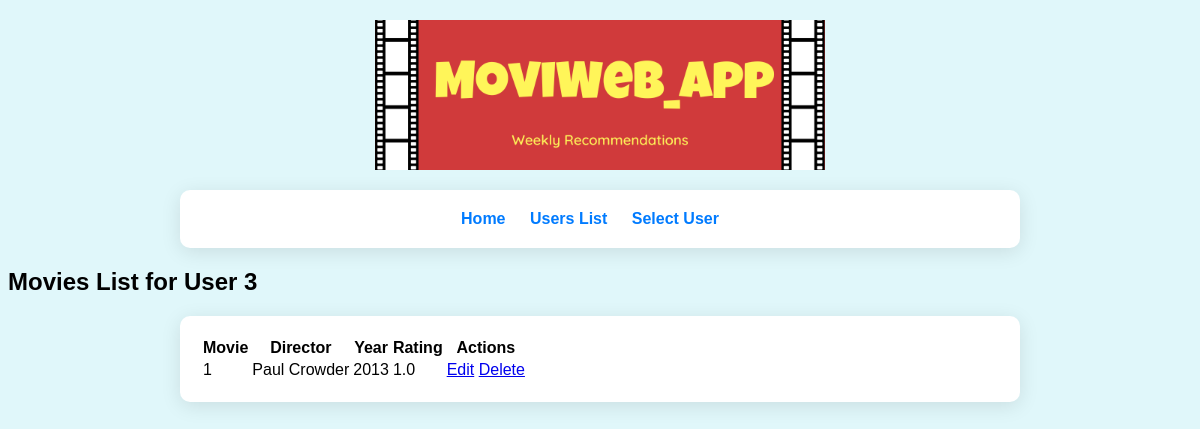
The page /user/3/movies on the database its author committed.
### modelsDB.py (models this page shows)
class Movie(db.Model):
    id = db.Column(db.Integer, primary_key=True)
    name = db.Column(db.String(100), nullable=False)
    director = db.Column(db.String(100), nullable=False)
    year = db.Column(db.Integer, nullable=False)
    rating = db.Column(db.Float, nullable=False)
    user_id = db.Column(db.Integer, db.ForeignKey('user.id'), nullable=False)

### app.py (the view)
    @app.route('/user/<int:user_id>/movies')
    def user_movies(user_id):
        movies = data_manager.get_user_movies(user_id)
        return render_template('movies.html', movies=movies, user_id=user_id)

### datamanager/sqlite_data_manager.py (called while the page is built)
    def get_user_movies(self, user_id):
        with current_app.app_context():
            user = User.query.get(user_id)
            return user.movies if user else []

### templates/movies.html (shortened to what this page needs)
<!DOCTYPE html>
<html lang="en">
<head>
    <link rel="stylesheet" href="{{ url_for('static', filename='styles.css') }}">
</head>
<body>
<header>
    <img src="{{ url_for('static', filename='header_logo.png') }}" alt="Header Logo" class="header-logo">
</header>
    <div class="nav-container">
            <nav>
                <ul class="nav-list">
                    <li><a href="{{ url_for('home') }}">Home</a></li>
                    <li><a href="{{ url_for('list_users') }}">Users List</a></li>
                    <li><a href="{{ url_for('select_user') }}">Select User</a></li>
                </ul>
            </nav>
        </div>
    <h2>Movies List for User {{ user_id }}</h2>
<div class="nav-container">
    <table class="user-table">
        <thead>
            <tr>
                <th>Movie</th>
                <th>Director</th>
                <th>Year</th>
                <th>Rating</th>
                <th>Actions</th>
            </tr>
        </thead>
        <tbody>
            {% for movie in movies %}
                <tr>
                    <td>{{ movie.name }}</td>
                    <td>{{ movie.director }}</td>
                    <td>{{ movie.year }}</td>
                    <td>{{ movie.rating }}</td>
                    <td>
                        <a href="{{ url_for('update_movie', user_id=user_id, movie_id=movie.id) }}">Edit</a>
                        <a href="{{ url_for('delete_movie', user_id=user_id, movie_id=movie.id) }}">Delete</a>
                    </td>
                </tr>
            {% endfor %}
        </tbody>
    </table>
</div>
</body>
</html>

### static/styles.css (style rules this page uses)
body { font-family: Arial, sans-serif; background-color: #e0f7fa; }
header { text-align: center; margin: 20px 0; }
.header-logo { max-width: 450px; height: auto; display: block; margin: 0 auto; }
.nav-container { background-color: #fff; padding: 20px; border-radius: 10px; box-shadow: 0 4px 20px rgba(0, 0, 0, 0.1); max-width: 800px; margin: 0 auto; transition: transform 0.3s; }
.nav-list { list-style-type: none; padding: 0; margin: 0; text-align: center; }
.nav-list li { display: inline; margin-right: 20px; }
.nav-list li a { text-decoration: none; color: #007BFF; font-weight: bold; }

### rows shown on the page
Movie: name "1", director "Paul Crowder", year "2013", rating "1.0"

### other values the page prints
{{ user_id }} "3"
